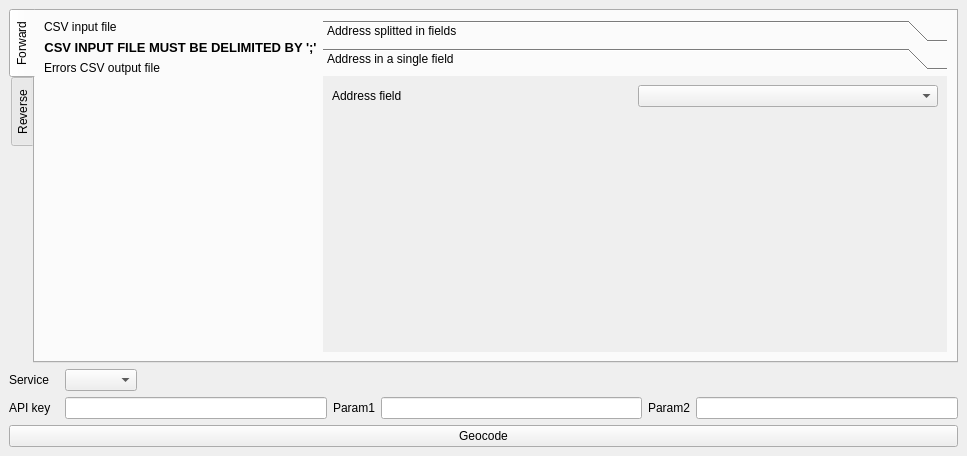
<?xml version="1.0" encoding="UTF-8"?>
<ui version="4.0">
 <class>QuickGeocoderDockWidgetBase</class>
 <widget class="QDockWidget" name="QuickGeocoderDockWidgetBase">
  <property name="geometry">
   <rect>
    <x>0</x>
    <y>0</y>
    <width>967</width>
    <height>456</height>
   </rect>
  </property>
  <property name="windowTitle">
   <string>QuickGeocoder</string>
  </property>
  <widget class="QWidget" name="dockWidgetContents">
   <layout class="QVBoxLayout" name="verticalLayout_5">
    <item>
     <widget class="QTabWidget" name="tabWidget">
      <property name="sizePolicy">
       <sizepolicy hsizetype="Expanding" vsizetype="Expanding">
        <horstretch>0</horstretch>
        <verstretch>0</verstretch>
       </sizepolicy>
      </property>
      <property name="tabPosition">
       <enum>QTabWidget::West</enum>
      </property>
      <property name="tabShape">
       <enum>QTabWidget::Rounded</enum>
      </property>
      <property name="currentIndex">
       <number>0</number>
      </property>
      <property name="elideMode">
       <enum>Qt::ElideNone</enum>
      </property>
      <property name="documentMode">
       <bool>false</bool>
      </property>
      <property name="tabsClosable">
       <bool>false</bool>
      </property>
      <property name="tabBarAutoHide">
       <bool>false</bool>
      </property>
      <widget class="QWidget" name="tabDirect">
       <attribute name="title">
        <string>Forward</string>
       </attribute>
       <layout class="QHBoxLayout" name="horizontalLayout_11">
        <item>
         <layout class="QVBoxLayout" name="verticalLayout_2">
          <item>
           <layout class="QHBoxLayout" name="horizontalLayout_8">
            <item>
             <widget class="QLabel" name="label_4">
              <property name="minimumSize">
               <size>
                <width>125</width>
                <height>0</height>
               </size>
              </property>
              <property name="text">
               <string>CSV input file</string>
              </property>
             </widget>
            </item>
            <item>
             <widget class="QgsFileWidget" name="inputFileWidget">
              <property name="fileWidgetButtonVisible">
               <bool>true</bool>
              </property>
              <property name="fullUrl">
               <bool>true</bool>
              </property>
              <property name="dialogTitle">
               <string>Select CSV input file</string>
              </property>
              <property name="filter">
               <string>Comma-separated values (*.csv)</string>
              </property>
             </widget>
            </item>
           </layout>
          </item>
          <item>
           <widget class="QLabel" name="label_12">
            <property name="text">
             <string>&lt;html&gt;&lt;head/&gt;&lt;body&gt;&lt;p align=&quot;center&quot;&gt;&lt;span style=&quot; font-size:10pt; font-weight:600;&quot;&gt;CSV INPUT FILE MUST BE DELIMITED BY ';'&lt;/span&gt;&lt;/p&gt;&lt;/body&gt;&lt;/html&gt;</string>
            </property>
           </widget>
          </item>
          <item>
           <layout class="QHBoxLayout" name="horizontalLayout_10">
            <item>
             <widget class="QLabel" name="label_11">
              <property name="minimumSize">
               <size>
                <width>125</width>
                <height>0</height>
               </size>
              </property>
              <property name="text">
               <string>Errors CSV output file</string>
              </property>
             </widget>
            </item>
            <item>
             <widget class="QgsFileWidget" name="errorOutputFileWidget">
              <property name="fullUrl">
               <bool>true</bool>
              </property>
              <property name="dialogTitle">
               <string>Select errors CSV output file</string>
              </property>
              <property name="filter">
               <string>Comma-separated values (*.csv)</string>
              </property>
             </widget>
            </item>
           </layout>
          </item>
          <item>
           <spacer name="verticalSpacer_5">
            <property name="orientation">
             <enum>Qt::Vertical</enum>
            </property>
            <property name="sizeHint" stdset="0">
             <size>
              <width>20</width>
              <height>40</height>
             </size>
            </property>
           </spacer>
          </item>
         </layout>
        </item>
        <item>
         <widget class="QToolBox" name="toolBox">
          <property name="currentIndex">
           <number>1</number>
          </property>
          <widget class="QWidget" name="multiPage">
           <property name="geometry">
            <rect>
             <x>0</x>
             <y>0</y>
             <width>447</width>
             <height>238</height>
            </rect>
           </property>
           <attribute name="label">
            <string>Address splitted in fields</string>
           </attribute>
           <layout class="QVBoxLayout" name="verticalLayout_3">
            <item>
             <layout class="QHBoxLayout" name="horizontalLayout_3">
              <item>
               <widget class="QLabel" name="label_5">
                <property name="text">
                 <string>Address field</string>
                </property>
               </widget>
              </item>
              <item>
               <widget class="QComboBox" name="addressCombo"/>
              </item>
             </layout>
            </item>
            <item>
             <layout class="QHBoxLayout" name="horizontalLayout_4">
              <item>
               <widget class="QLabel" name="label_6">
                <property name="text">
                 <string>Neighborhood</string>
                </property>
               </widget>
              </item>
              <item>
               <widget class="QComboBox" name="neighborhoodCombo"/>
              </item>
             </layout>
            </item>
            <item>
             <layout class="QHBoxLayout" name="horizontalLayout_5">
              <item>
               <widget class="QLabel" name="label_7">
                <property name="text">
                 <string>City</string>
                </property>
               </widget>
              </item>
              <item>
               <widget class="QComboBox" name="cityCombo"/>
              </item>
             </layout>
            </item>
            <item>
             <layout class="QHBoxLayout" name="horizontalLayout_6">
              <item>
               <widget class="QLabel" name="label_8">
                <property name="text">
                 <string>State/district</string>
                </property>
               </widget>
              </item>
              <item>
               <widget class="QComboBox" name="stateCombo"/>
              </item>
             </layout>
            </item>
            <item>
             <layout class="QHBoxLayout" name="horizontalLayout_7">
              <item>
               <widget class="QLabel" name="label_9">
                <property name="text">
                 <string>Country</string>
                </property>
               </widget>
              </item>
              <item>
               <widget class="QComboBox" name="countryCombo"/>
              </item>
             </layout>
            </item>
            <item>
             <spacer name="verticalSpacer_2">
              <property name="orientation">
               <enum>Qt::Vertical</enum>
              </property>
              <property name="sizeHint" stdset="0">
               <size>
                <width>20</width>
                <height>40</height>
               </size>
              </property>
             </spacer>
            </item>
           </layout>
          </widget>
          <widget class="QWidget" name="singlePage">
           <property name="geometry">
            <rect>
             <x>0</x>
             <y>0</y>
             <width>447</width>
             <height>238</height>
            </rect>
           </property>
           <attribute name="label">
            <string>Address in a single field</string>
           </attribute>
           <layout class="QVBoxLayout" name="verticalLayout_4">
            <item>
             <layout class="QHBoxLayout" name="horizontalLayout_9">
              <item>
               <widget class="QLabel" name="label_10">
                <property name="text">
                 <string>Address field</string>
                </property>
               </widget>
              </item>
              <item>
               <widget class="QComboBox" name="fullAddressCombo"/>
              </item>
             </layout>
            </item>
            <item>
             <spacer name="verticalSpacer_3">
              <property name="orientation">
               <enum>Qt::Vertical</enum>
              </property>
              <property name="sizeHint" stdset="0">
               <size>
                <width>20</width>
                <height>40</height>
               </size>
              </property>
             </spacer>
            </item>
           </layout>
          </widget>
         </widget>
        </item>
       </layout>
      </widget>
      <widget class="QWidget" name="tabReverse">
       <attribute name="title">
        <string>Reverse</string>
       </attribute>
       <layout class="QVBoxLayout" name="verticalLayout">
        <item>
         <layout class="QHBoxLayout" name="horizontalLayout">
          <item>
           <widget class="QLabel" name="label_2">
            <property name="minimumSize">
             <size>
              <width>180</width>
              <height>0</height>
             </size>
            </property>
            <property name="maximumSize">
             <size>
              <width>180</width>
              <height>16777215</height>
             </size>
            </property>
            <property name="text">
             <string>Select point layer</string>
            </property>
           </widget>
          </item>
          <item>
           <widget class="QgsMapLayerComboBox" name="layersCombo"/>
          </item>
         </layout>
        </item>
        <item>
         <layout class="QHBoxLayout" name="horizontalLayout_2">
          <item>
           <widget class="QLabel" name="label_3">
            <property name="minimumSize">
             <size>
              <width>180</width>
              <height>0</height>
             </size>
            </property>
            <property name="maximumSize">
             <size>
              <width>180</width>
              <height>16777215</height>
             </size>
            </property>
            <property name="text">
             <string>Addresses' new attribute name</string>
            </property>
           </widget>
          </item>
          <item>
           <widget class="QLineEdit" name="newAttributeEdit"/>
          </item>
         </layout>
        </item>
        <item>
         <spacer name="verticalSpacer">
          <property name="orientation">
           <enum>Qt::Vertical</enum>
          </property>
          <property name="sizeHint" stdset="0">
           <size>
            <width>20</width>
            <height>40</height>
           </size>
          </property>
         </spacer>
        </item>
       </layout>
      </widget>
     </widget>
    </item>
    <item>
     <layout class="QHBoxLayout" name="horizontalLayout_13">
      <item>
       <widget class="QLabel" name="label_13">
        <property name="minimumSize">
         <size>
          <width>50</width>
          <height>0</height>
         </size>
        </property>
        <property name="text">
         <string>Service</string>
        </property>
       </widget>
      </item>
      <item>
       <widget class="QComboBox" name="serviceCombo"/>
      </item>
      <item>
       <spacer name="horizontalSpacer">
        <property name="orientation">
         <enum>Qt::Horizontal</enum>
        </property>
        <property name="sizeHint" stdset="0">
         <size>
          <width>40</width>
          <height>20</height>
         </size>
        </property>
       </spacer>
      </item>
     </layout>
    </item>
    <item>
     <layout class="QHBoxLayout" name="horizontalLayout_12">
      <item>
       <widget class="QLabel" name="apiKeyLabel">
        <property name="minimumSize">
         <size>
          <width>50</width>
          <height>0</height>
         </size>
        </property>
        <property name="text">
         <string>&lt;html&gt;&lt;head/&gt;&lt;body&gt;&lt;p&gt;API key&lt;/p&gt;&lt;/body&gt;&lt;/html&gt;</string>
        </property>
       </widget>
      </item>
      <item>
       <widget class="QLineEdit" name="apiKeyEdit"/>
      </item>
      <item>
       <widget class="QLabel" name="param1Label">
        <property name="enabled">
         <bool>true</bool>
        </property>
        <property name="text">
         <string>Param1</string>
        </property>
       </widget>
      </item>
      <item>
       <widget class="QLineEdit" name="param1Edit">
        <property name="enabled">
         <bool>true</bool>
        </property>
       </widget>
      </item>
      <item>
       <widget class="QLabel" name="param2Label">
        <property name="enabled">
         <bool>true</bool>
        </property>
        <property name="text">
         <string>Param2</string>
        </property>
       </widget>
      </item>
      <item>
       <widget class="QLineEdit" name="param2Edit">
        <property name="enabled">
         <bool>true</bool>
        </property>
       </widget>
      </item>
     </layout>
    </item>
    <item>
     <widget class="QPushButton" name="geocodeButton">
      <property name="text">
       <string>Geocode</string>
      </property>
     </widget>
    </item>
   </layout>
  </widget>
 </widget>
 <customwidgets>
  <customwidget>
   <class>QgsFileWidget</class>
   <extends>QWidget</extends>
   <header>qgsfilewidget.h</header>
  </customwidget>
  <customwidget>
   <class>QgsMapLayerComboBox</class>
   <extends>QComboBox</extends>
   <header>qgsmaplayercombobox.h</header>
  </customwidget>
 </customwidgets>
 <resources/>
 <connections/>
</ui>
